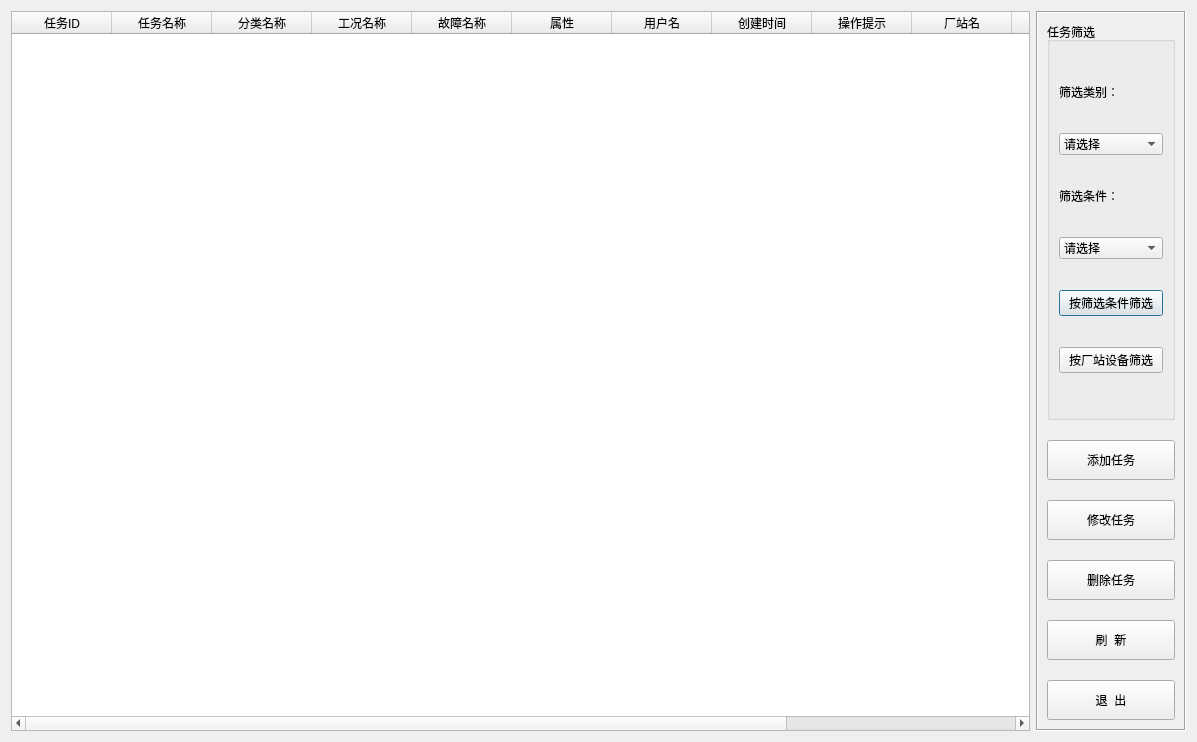
<?xml version="1.0" encoding="UTF-8"?>
<ui version="4.0">
 <class>CTaskTable</class>
 <widget class="QDialog" name="CTaskTable">
  <property name="geometry">
   <rect>
    <x>0</x>
    <y>0</y>
    <width>1197</width>
    <height>742</height>
   </rect>
  </property>
  <property name="windowTitle">
   <string>案例库</string>
  </property>
  <layout class="QHBoxLayout" name="horizontalLayout">
   <item>
    <widget class="QTableWidget" name="listTask">
     <property name="styleSheet">
      <string notr="true">font: 14pt &quot;宋体&quot;;</string>
     </property>
     <property name="sortingEnabled">
      <bool>true</bool>
     </property>
     <attribute name="horizontalHeaderStretchLastSection">
      <bool>true</bool>
     </attribute>
     <column>
      <property name="text">
       <string>任务ID</string>
      </property>
     </column>
     <column>
      <property name="text">
       <string>任务名称</string>
      </property>
     </column>
     <column>
      <property name="text">
       <string>分类名称</string>
      </property>
     </column>
     <column>
      <property name="text">
       <string>工况名称</string>
      </property>
     </column>
     <column>
      <property name="text">
       <string>故障名称</string>
      </property>
     </column>
     <column>
      <property name="text">
       <string>属性</string>
      </property>
     </column>
     <column>
      <property name="text">
       <string>用户名</string>
      </property>
     </column>
     <column>
      <property name="text">
       <string>创建时间</string>
      </property>
     </column>
     <column>
      <property name="text">
       <string>操作提示</string>
      </property>
     </column>
     <column>
      <property name="text">
       <string>厂站名</string>
      </property>
     </column>
     <column>
      <property name="text">
       <string>设备名</string>
      </property>
     </column>
     <column>
      <property name="text">
       <string>适用工种</string>
      </property>
     </column>
     <column>
      <property name="text">
       <string>使用范围</string>
      </property>
     </column>
    </widget>
   </item>
   <item>
    <widget class="QFrame" name="frame">
     <property name="minimumSize">
      <size>
       <width>150</width>
       <height>0</height>
      </size>
     </property>
     <property name="maximumSize">
      <size>
       <width>150</width>
       <height>16777215</height>
      </size>
     </property>
     <property name="frameShape">
      <enum>QFrame::Box</enum>
     </property>
     <property name="frameShadow">
      <enum>QFrame::Sunken</enum>
     </property>
     <layout class="QVBoxLayout" name="verticalLayout_2">
      <property name="spacing">
       <number>20</number>
      </property>
      <property name="sizeConstraint">
       <enum>QLayout::SetDefaultConstraint</enum>
      </property>
      <item>
       <widget class="QGroupBox" name="groupBox">
        <property name="maximumSize">
         <size>
          <width>16777215</width>
          <height>16777215</height>
         </size>
        </property>
        <property name="styleSheet">
         <string notr="true">font: 14pt &quot;宋体&quot;;</string>
        </property>
        <property name="title">
         <string>任务筛选</string>
        </property>
        <layout class="QVBoxLayout" name="verticalLayout">
         <property name="spacing">
          <number>0</number>
         </property>
         <property name="sizeConstraint">
          <enum>QLayout::SetDefaultConstraint</enum>
         </property>
         <item>
          <widget class="QLabel" name="label">
           <property name="minimumSize">
            <size>
             <width>0</width>
             <height>20</height>
            </size>
           </property>
           <property name="maximumSize">
            <size>
             <width>16777215</width>
             <height>20</height>
            </size>
           </property>
           <property name="styleSheet">
            <string notr="true"/>
           </property>
           <property name="text">
            <string>筛选类别：</string>
           </property>
          </widget>
         </item>
         <item>
          <widget class="QComboBox" name="comboBox">
           <item>
            <property name="text">
             <string>请选择</string>
            </property>
           </item>
           <item>
            <property name="text">
             <string>任务分类</string>
            </property>
           </item>
           <item>
            <property name="text">
             <string>属性</string>
            </property>
           </item>
           <item>
            <property name="text">
             <string>工况名称</string>
            </property>
           </item>
           <item>
            <property name="text">
             <string>故障名称</string>
            </property>
           </item>
          </widget>
         </item>
         <item>
          <widget class="QLabel" name="label_2">
           <property name="minimumSize">
            <size>
             <width>0</width>
             <height>20</height>
            </size>
           </property>
           <property name="maximumSize">
            <size>
             <width>16777215</width>
             <height>20</height>
            </size>
           </property>
           <property name="styleSheet">
            <string notr="true"/>
           </property>
           <property name="text">
            <string>筛选条件：</string>
           </property>
          </widget>
         </item>
         <item>
          <widget class="QComboBox" name="comboBox_2">
           <item>
            <property name="text">
             <string>请选择</string>
            </property>
           </item>
          </widget>
         </item>
         <item>
          <widget class="QPushButton" name="buttonSelectByCond">
           <property name="styleSheet">
            <string notr="true">font: 11pt &quot;宋体&quot;;</string>
           </property>
           <property name="text">
            <string>按筛选条件筛选</string>
           </property>
          </widget>
         </item>
         <item>
          <widget class="QPushButton" name="buttonStnDev">
           <property name="maximumSize">
            <size>
             <width>16777215</width>
             <height>16777215</height>
            </size>
           </property>
           <property name="styleSheet">
            <string notr="true">font: 11pt &quot;宋体&quot;;</string>
           </property>
           <property name="text">
            <string>按厂站设备筛选</string>
           </property>
          </widget>
         </item>
        </layout>
       </widget>
      </item>
      <item>
       <widget class="QPushButton" name="buttonTaskAdd">
        <property name="minimumSize">
         <size>
          <width>0</width>
          <height>40</height>
         </size>
        </property>
        <property name="styleSheet">
         <string notr="true">font: 14pt &quot;宋体&quot;;</string>
        </property>
        <property name="text">
         <string>添加任务</string>
        </property>
       </widget>
      </item>
      <item>
       <widget class="QPushButton" name="buttonTaskModify">
        <property name="minimumSize">
         <size>
          <width>0</width>
          <height>40</height>
         </size>
        </property>
        <property name="styleSheet">
         <string notr="true">font: 14pt &quot;宋体&quot;;</string>
        </property>
        <property name="text">
         <string>修改任务</string>
        </property>
       </widget>
      </item>
      <item>
       <widget class="QPushButton" name="buttonTaskDel">
        <property name="minimumSize">
         <size>
          <width>0</width>
          <height>40</height>
         </size>
        </property>
        <property name="styleSheet">
         <string notr="true">font: 14pt &quot;宋体&quot;;</string>
        </property>
        <property name="text">
         <string>删除任务</string>
        </property>
       </widget>
      </item>
      <item>
       <widget class="QPushButton" name="buttonRefresh">
        <property name="minimumSize">
         <size>
          <width>0</width>
          <height>40</height>
         </size>
        </property>
        <property name="styleSheet">
         <string notr="true">font: 14pt &quot;宋体&quot;;</string>
        </property>
        <property name="text">
         <string>刷  新</string>
        </property>
       </widget>
      </item>
      <item>
       <widget class="QPushButton" name="buttonExit">
        <property name="minimumSize">
         <size>
          <width>0</width>
          <height>40</height>
         </size>
        </property>
        <property name="styleSheet">
         <string notr="true">font: 14pt &quot;宋体&quot;;</string>
        </property>
        <property name="text">
         <string>退  出</string>
        </property>
       </widget>
      </item>
     </layout>
    </widget>
   </item>
  </layout>
 </widget>
 <tabstops>
  <tabstop>buttonTaskAdd</tabstop>
  <tabstop>buttonTaskDel</tabstop>
  <tabstop>buttonTaskModify</tabstop>
  <tabstop>buttonRefresh</tabstop>
  <tabstop>buttonExit</tabstop>
  <tabstop>listTask</tabstop>
 </tabstops>
 <resources/>
 <connections>
  <connection>
   <sender>buttonExit</sender>
   <signal>clicked()</signal>
   <receiver>CTaskTable</receiver>
   <slot>reject()</slot>
   <hints>
    <hint type="sourcelabel">
     <x>705</x>
     <y>490</y>
    </hint>
    <hint type="destinationlabel">
     <x>399</x>
     <y>274</y>
    </hint>
   </hints>
  </connection>
 </connections>
</ui>
